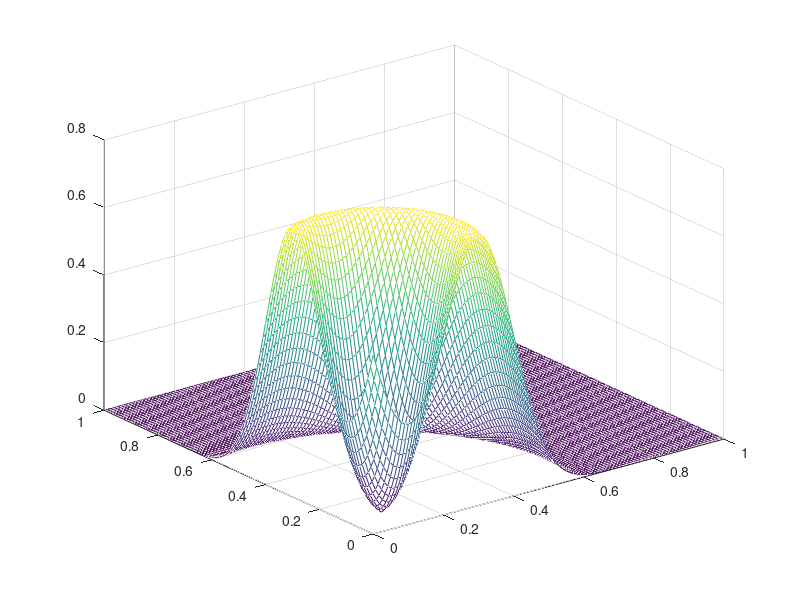

Here is the MATLAB script that generated this plot:
path(path,'../util/'); % Help functions

d = 0.1;
v = 0;
d0 = 1;
A = 1;
score = v - A * (1 - exp( -d / d0));

DIAG = sqrt(2); 
colnorm = @(X,P) sum(abs(X).^P,1).^(1/P);
PRECISION = 0.01;
a = [0:PRECISION:1;0:PRECISION:1];
truth = [0.1;0.1];
n_agents = length(a);
tau = 0.1;

% TRUTH Constant
ths = @(x) (repmat(truth,1,n_agents)-x).*(repmat(tau./colnorm(repmat(truth,1,n_agents)-x,2),2,1));
const = ths(a);

% TRUTH Linear
ths = @(x) (repmat(truth,1,n_agents)-x)./tau;
linear = ths(a);

% TRUTH Accelerating in the middle (NORMAL)
ths = @(x) (repmat(truth,1,n_agents)-x).*(repmat(tau./colnorm(repmat(truth,1,n_agents)-x,2),2,1)).*normpdf(abs(repmat(truth,1,n_agents)-x),norm(truth)./2,0.1);
normMid = ths(a);

% TRUTH Accelerating in the middle (NORMAL) mean closer to TRUTH
ths = @(x) (repmat(truth,1,n_agents)-x).*(repmat(tau./colnorm(repmat(truth,1,n_agents)-x,2),2,1)).*normpdf(abs(repmat(truth,1,n_agents)-x),norm(truth)./4,0.1);
normMoved = ths(a);

% TRUTH Accelerating closer to Truth (LOG-NORMAL)
ths = @(x) (repmat(truth,1,n_agents)-x).*(repmat(tau./colnorm(repmat(truth,1,n_agents)-x,2),2,1)).*lognpdf(abs(repmat(truth,1,n_agents)-x),log(norm(truth)),1);
lognorm = ths(a);

% TRUTH Decaying exponentially (EXP)
%ths = @(x) exppdf(abs(repmat(truth,1,n_agents) - abs((repmat(truth,1,n_agents)-x)))./tau);
ths = @(x) (repmat(truth,1,n_agents)-x).*(repmat(tau./colnorm(repmat(truth,1,n_agents)-x,2),2,1)).*exppdf(abs(repmat(truth,1,n_agents) - abs((repmat(truth,1,n_agents)-x)))./tau);
expo = ths(a);

 %(sign(repmat(truth,1,n_agents)-x)) .* 


 
% TRUTH Accelerating in the middle (NORMAL)
ths = @(x) normpdf(colnorm(repmat(truth,1,n_agents)-x,2),DIAG/8,0.1);
normMid = ths(a);

ths = @(x) (repmat(truth,1,n_agents)-x).*repmat(normpdf(colnorm(repmat(truth,1,n_agents)-x,2),DIAG/8,0.1),2,1);
normMid = ths(a);

[X,Y] = meshgrid(a(1,:), a(1,:));
Z = zeros(size(X));
for i=1:length(X)
    agents = [X(i,:) ; Y(i,:)];
    forces = ths(agents);
%     Z(i,:) = forces(1,:);
    Z(i,:) = colnorm(forces,2);
end
contour(X,Y,Z)
colorbar

surface(X,Y,Z)

mesh(X,Y,Z)

return;

vv = normpdf(colnorm(repmat(truth,1,n_agents)-a,2))
%vv = normpdf(a(1,:));
plot(1:length(vv),vv);

% TRUTH Decaying logaritmically (EXP)
ths = @(x) (repmat(truth,1,n_agents)-x).*exppdf(abs(repmat(truth,1,n_agents)-x),norm(truth));
loggo = ths(a);


% TRUTH Decaying logaritmically (EXP)
ths = @(x) (repmat(truth,1,n_agents)-x).*lognpdf(abs(repmat(truth,1,n_agents)-x),norm(truth));
loggo = ths(a);


% TRUTH Decaying logaritmically (EXP)
ths = @(x) (repmat(truth,1,n_agents)-x).*normpdf(abs(repmat(truth,1,n_agents)-x),norm(truth)./4,0.1);
loggo = ths(a);

% NORMAL
ths = @(x) (repmat(truth,1,n_agents)-x).*normpdf(abs(repmat(truth,1,n_agents)-x),norm(truth)./2,0.1);
normMid = ths(a);

% NORMAL MOVED
ths = @(x) (repmat(truth,1,n_agents)-x).*normpdf(abs(repmat(truth,1,n_agents)-x),norm(truth)./4,0.1);
normMoved = ths(a);


% TRUTH Accelerating closer to Truth (LOG-NORMAL)
ths = @(x) (repmat(truth,1,n_agents)-x).*lognpdf(abs(repmat(truth,1,n_agents)-x),log(norm(truth)),1);
lognorm = ths(a);

lognorm = ths(a);


y = 1
x = 1
truth - [x;y]


ths = @(x,y) (repmat(truth,length(x))-[x,y])./tau;

ths = @(x,y) x-y;

aa = ths(X,Y);

[X,Y] = meshgrid(a);





for i=1:size(X,2)
    Z
end

surface(X,Y,Z)
mesh(X,Y,Z)


[D P] = allfitdist(10*lognorm(1,:),'PDF')



D(1)
aa = normpdf(a,0.5,0.2)
plot(a,aa)
plot(a, log(aa));

figure

hold on
%plot(a, const(1,:), 'r');
%plot(a, linear(1,:), 'k-')
plot(a, normMid(1,:))
%plot(a, 15*normMoved(1,:))
%plot(a, lognorm(1,:));
%plot(a, 20*expo(1,:));
%plot(a, lognorm(1,:));
line(truth,[-1, 1]);
line([0, 1],[0,0]);
hold off

hold on
%cdfplot(abs(const(1,:)));
%cdfplot(abs(linear(1,:)));
cdfplot(abs(normMid(1,:)));
%cdfplot(abs(normMoved(1,:)));
%cdfplot(abs(lognorm(1,:)));
hold off

cdf = a;
for i = 1:length(a)
    cumSum = sum(normMid(1,1:i));
    if isnan(cumSum) 
        cdf(i) = cdf(i-1);
    else
        cdf(i) = cumSum;
    end
end

plot(a, cdf(1,:))

ecdf(abs(normMid(1,:)));

sum(abs(linear(1,:)))

%legend(h, 'logNorm', 'normMoved', 'normMid', 'const');



x = (0:0.02:10);
y = lognpdf(x,0,0.5);
plot(x,y); grid;
xlabel('x'); ylabel('p')

LIMIT=1000
ff = lognpdf(a, 0, 1);
plot(a(1:LIMIT), ff(1:LIMIT));

y = fpdf(a,3,1);
plot(a,y(1,:)/(0.1))